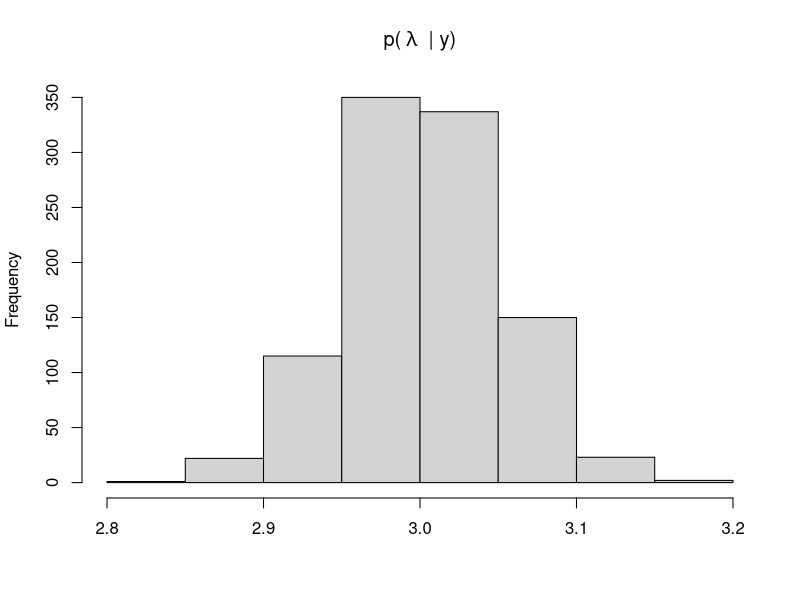
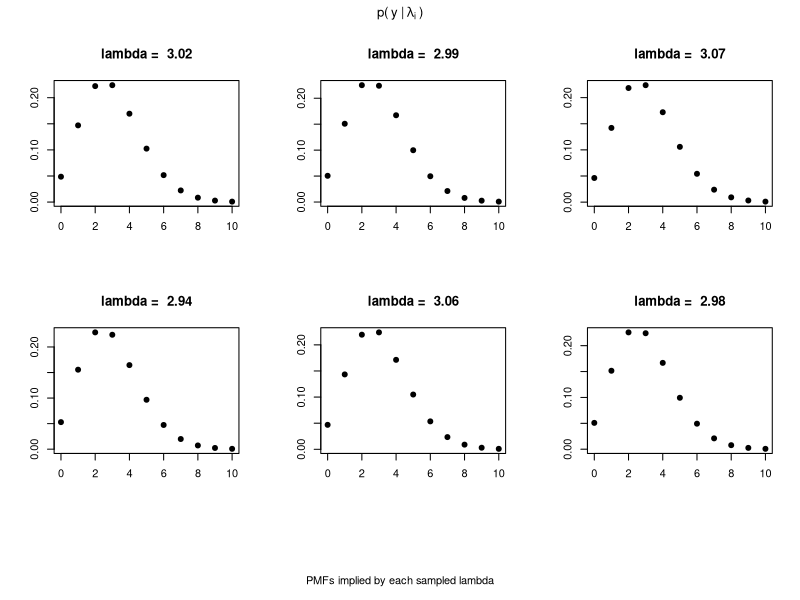
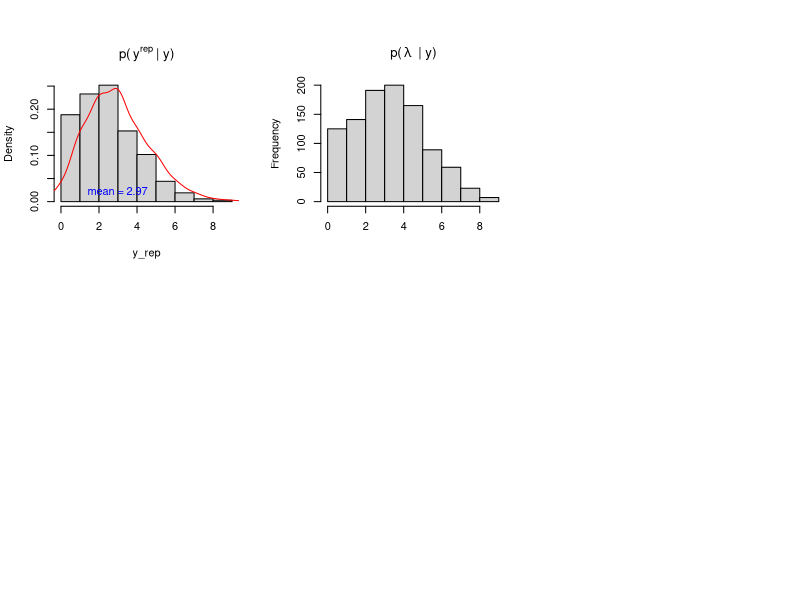
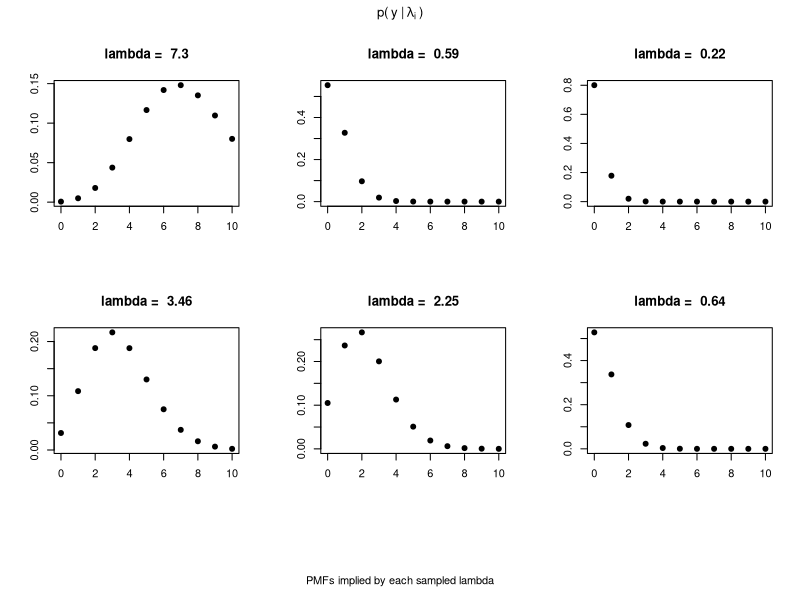
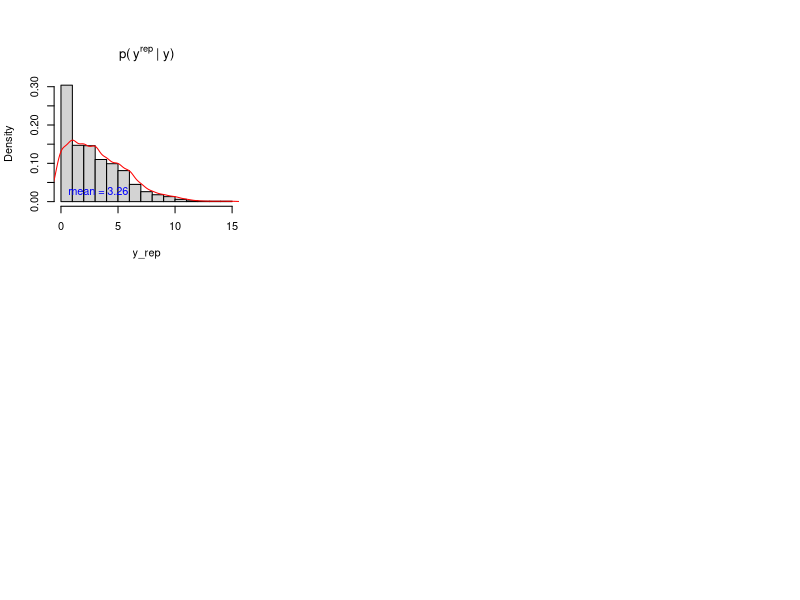
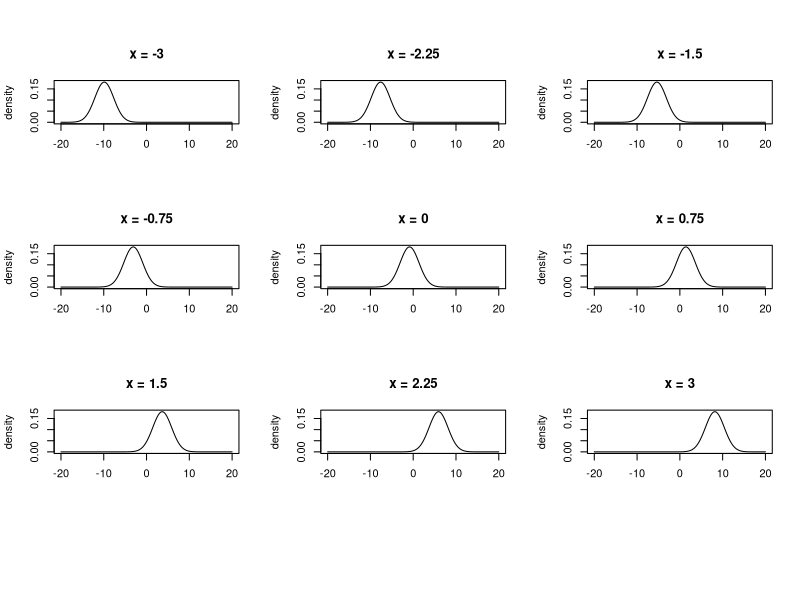
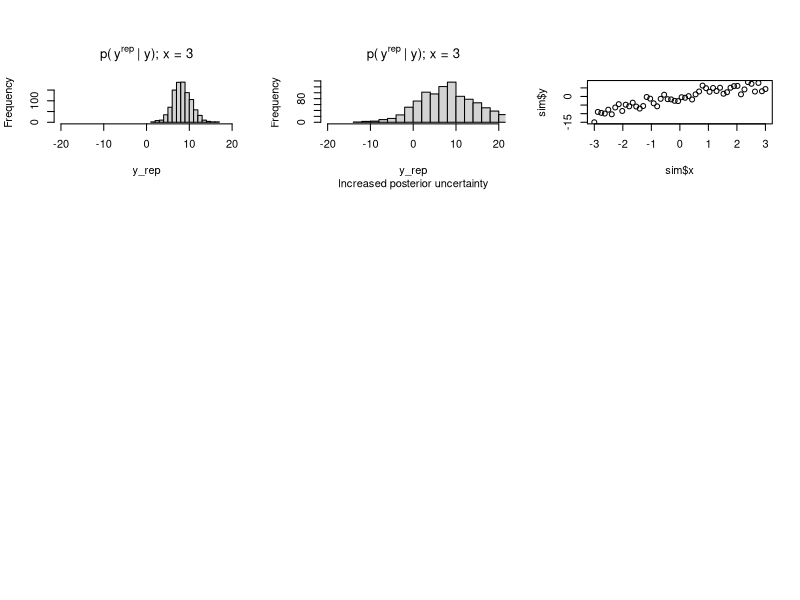
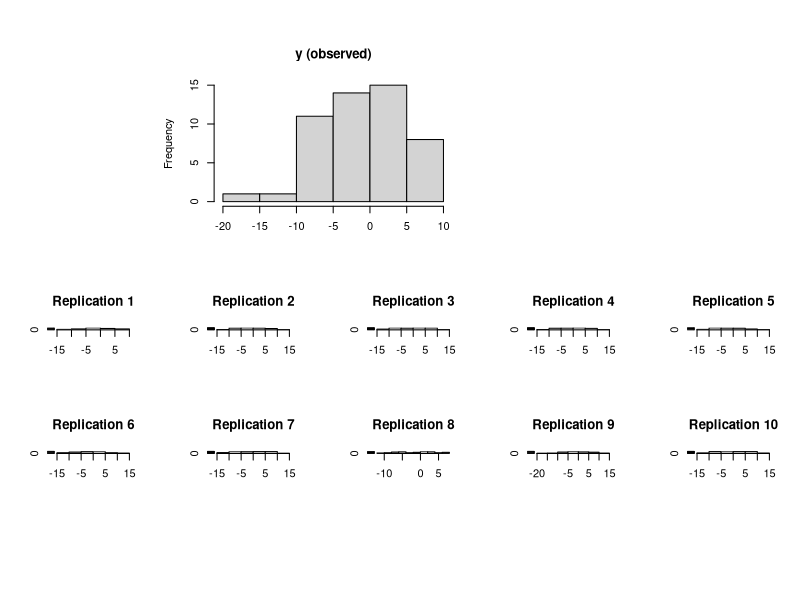

Generate these figures, in order, with R:
## ---- chunk 1
#| code-fold: true
n <- 1000

# p(\lambda | y)
l_rep <- abs(rnorm(n, mean = 3, sd = 0.05))
hist(l_rep, main = expression("p(" ~ lambda ~ " | y)"), xlab = "")
## ---- chunk 2
#| code-fold: true

# p(y | \lambda)
par(mfrow = c(2, 3), oma = c(6,0,2,0))
xp <- seq(0, 10, by = 1)
for (. in 1:6) {
  .l <- sample(l_rep, 1)
  plot(xp, dpois(xp, lambda = .l),
       ylab = "", xlab = "",
       main = paste("lambda = ", round(.l, 2)),
       pch = 19)
}
title(main = expression("p(" ~ "y" ~ "|" ~ lambda[i] ~ ")"),
      sub = "PMFs implied by each sampled lambda",
      outer = TRUE)
## ---- chunk 3
#| code-fold: true

# p(y^{rep} | y)
y_rep <- rpois(n, lambda = l_rep)
hist(y_rep, probability = TRUE, main = expression("p(" ~ "y"^"rep" ~ "| y)"))
lines(density(y_rep, bw = 0.5), col = "red")
text(mean(y_rep), 0.,
     paste("mean =", round(mean(y_rep), 2)),
     pos = 3, col = "blue")

## ---- chunk 4
#| code-fold: true
n <- 1000

# p(\lambda | y)
l_rep <- abs(rnorm(n, mean = 3, sd = 2))
hist(l_rep, main = expression("p(" ~ lambda ~ " | y)"), xlab = "")
## ---- chunk 5
#| code-fold: true

# p(y | \lambda)
par(mfrow = c(2, 3), oma = c(6,0,2,0))
xp <- seq(0, 10, by = 1)
for (. in 1:6) {
  .l <- sample(l_rep, 1)
  plot(xp, dpois(xp, lambda = .l),
       ylab = "", xlab = "",
       main = paste("lambda = ", round(.l, 2)),
       pch = 19)
}
title(main = expression("p(" ~ "y" ~ "|" ~ lambda[i] ~ ")"),
      sub = "PMFs implied by each sampled lambda",
      outer = TRUE)
## ---- chunk 6
#| code-fold: true

# p(y^{rep} | y)
y_rep <- rpois(n, lambda = l_rep)
hist(y_rep, probability = TRUE, main = expression("p(" ~ "y"^"rep" ~ "| y)"))
lines(density(y_rep, bw = 0.5), col = "red")
text(mean(y_rep), 0.,
     paste("mean =", round(mean(y_rep), 2)),
     pos = 3, col = "blue")

## ---- chunk 7
# p(\theta | y) ## after fitting, pretend these are the posterior distributions 
alpha_rep <- rnorm(1, mean = -0.95, sd = 0.5)
beta_rep <- rnorm(1, mean = 3.1, sd = 0.16)
sig_rep <- abs(rnorm(1, mean = 2.1, sd = 0.36))

cat("THETA:\n",
    " alpha: ", alpha_rep, "\n",
    " beta: ", beta_rep, "\n",
    " sigma_eps: ", sig_rep, "\n")
## ---- chunk 8
#| code-fold: true

# p(y | \theta_i)
par(mfrow = c(3,3))
for (x in seq(-3, 3, length.out = 9)) {
  quantiles <- seq(-20, 20, length.out = 1000)
  pdf <- dnorm(quantiles, mean = alpha_rep + beta_rep * x, sd = sig_rep)
  
  plot(quantiles, pdf, type = "l", xlab = "", ylab = "density", main = paste("x =", x))
}

## ---- chunk 9
# p(y^{rep} | y)

y_rep <- numeric(1000)
for (i in 1:length(y_rep)) {
  alpha_rep <- rnorm(1, mean = -0.95, sd = 0.5)
  beta_rep <- rnorm(1, mean = 3.1, sd = 0.16)
  sig_rep <- abs(rnorm(1, mean = 2.1, sd = 0.36))
  y_rep[i] <- rnorm(1, mean = alpha_rep + beta_rep * 3, sd = sig_rep)
}

hist(y_rep, breaks = 20, xlim = c(-20, 20),
     main = expression("p(" ~ "y"^"rep" ~ "| y); x = 3"))

## ---- chunk 10
y_rep <- numeric(1000)
for (i in 1:length(y_rep)) {
  alpha_rep <- rnorm(1, mean = -0.95, sd = 2)
  beta_rep <- rnorm(1, mean = 3.1, sd = 2)
  sig_rep <- abs(rnorm(1, mean = 2.1, sd = 1))
  y_rep[i] <- rnorm(1, mean = alpha_rep + beta_rep * 3, sd = sig_rep)
}

hist(y_rep, breaks = 20, xlim = c(-20, 20),
     main = expression("p(" ~ "y"^"rep" ~ "| y); x = 3"),
     sub = "Increased posterior uncertainty")
## ---- chunk 11
#| code-fold: true
sim <- within(list(), {
    n <- 50
    x <- seq(-3, 3, length.out = n)
    alpha <- -1
    beta <- 3
    sigma <- 2
    y <- rnorm(n, mean = alpha + beta * x, sd = sigma)
})


plot(sim$x, sim$y)
## ---- chunk 12
#| code-fold: true
#| fig.width: 8
#| fig.height: 8

y_rep <- matrix(nrow = length(sim$x),
                ncol = 100) ## number of replications

for (i in seq(1, ncol(y_rep))) {
  alpha_rep <- rnorm(1, mean = -0.95, sd = 0.5)
  beta_rep <- rnorm(1, mean = 3.1, sd = 0.16)
  sig_rep <- abs(rnorm(1, mean = 2.1, sd = 0.36))
  y_rep[, i] <- rnorm(length(sim$x),
                      mean = alpha_rep + beta_rep * sim$x,
                      sd = sig_rep)
}

layout(matrix(c(0,1,1,0,0, 0,1,1,0,0, 2,3,4,5,6, 7,8,9,10,11),
              nrow = 4, byrow = TRUE))

hist(sim$y, main = "y (observed)", xlab = "")
for (i in seq(1, 10)) {
  hist(y_rep[, i], main = paste("Replication", i), xlab = "", ylab = "")
}


## ---- chunk 13
#| code-fold: true
y_mean <- rowMeans(y_rep)
y_hdi <- t(apply(y_rep, 1, quantile, probs = c(0.025, 0.975)))

plot(sim$x, sim$y, col = "blue", pch = 16)
points(sim$x, y_mean, col = "red", pch = 1)
segments(sim$x, y_hdi[, 1], sim$x, y_hdi[, 2], col = "red", lty = 2)
legend("topleft",
       legend = c("Observed", "Predicted Mean", "95% HDI"),
       col = c("blue", "red", "red"),
       pch = c(16, 1, NA),
       lty = c(NA, NA, 2))


## ---- chunk 14
# just for illustration, define functions that encode priors
alpha_prior <- function() rnorm(1, mean = 0, sd = 5)
beta_prior <- function() rnorm(1, mean = 0, sd = 5)
sig_prior <- function() abs(rnorm(1, mean = 3, sd = 2))
## ---- chunk 15
#| code-fold: true

# simulate from priors to observe distributions
prior_params <- function() {
    par(mfrow = c(2, 2))
    # alpha
    as <- replicate(1000, alpha_prior())
    hist(as, main = expression(alpha), xlab = "")
    points(x = sim$alpha, y = 0, pch = 13, col = "blue")
    # beta
    bs <- replicate(1000, beta_prior())
    hist(bs, main = expression(beta), xlab = "")
    points(x = sim$beta, y = 0, pch = 13, col = "blue")
    # sigma
    ss <- replicate(1000, sig_prior())
    hist(ss, main = expression(sigma[epsilon]), xlab = "")
    points(x = sim$sigma, y = 0, pch = 13, col = "blue")
    #
    plot(1, type="n", xaxt = "n", yaxt = "n",
         xlab="", ylab="", xlim=c(0, 10), ylim=c(0, 10))
    legend("center", legend = "True parameter (unkown)",
           col = "blue", pch = 13)
}

prior_params()
## ---- chunk 16
#| code-fold: true

prior_check_dists <- function() {
    ys <- matrix(nrow = length(sim$x), ncol = 1000)
    for (i in seq(1, ncol(ys))) {
      alpha_sim <- alpha_prior()
      beta_sim <- beta_prior()
      sig_sim <- sig_prior()
      ys[, i] <- rnorm(length(sim$x),
                       mean = alpha_sim + beta_sim * sim$x,
                       sd = sig_sim)
    }
    
    par(mfrow = c(3, 3), xpd = TRUE)
    plot.new()
    legend("topright",
           legend = c("Data", "Sim"), col = c("red", "grey30"), pch = c("|", "|"))
    for (i in seq(1, 8)) {
        hist(ys[i, ], main = paste("y[", i, "]"), xlab = "")
        points(x = sim$y[i], y = 0, pch = "|", col = "red", cex = 2)
    }
    par(mfrow = c(1, 1))
}

prior_check_dists()

## ---- chunk 17
#| code-fold: true

# simulate and plot lines from the prior distributions, compare with data
prior_check_lines <- function() {
    plot(NULL, xlim = range(sim$x) * 1.3, ylim = range(sim$y) * 1.3,
         xlab = "x", ylab = "y")
    for (i in seq(1, 1000)) {
      alpha_sim <- alpha_prior()
      beta_sim <- beta_prior()
      abline(a = alpha_sim, b = beta_sim,
             col = rgb("red", r = 0.5, b = 0, g = 0, alpha = 0.15))
    }
    points(sim$x, sim$y, col = "blue", pch = 16)
    legend("topleft",
           legend = c("Observed", "Prior Lines"),
           col = c("blue", "red"),
           lty = c(NA, 1),
           pch = c(16, NA))
}
prior_check_lines()

## ---- chunk 18
alpha_prior <- function() rnorm(1, mean = 0, sd = 1)
beta_prior <- function() rnorm(1, mean = 3.5, sd = 1)
sig_prior <- function() abs(rnorm(1, mean = 0, sd = 0.5))


prior_params()
prior_check_dists()
prior_check_lines()

